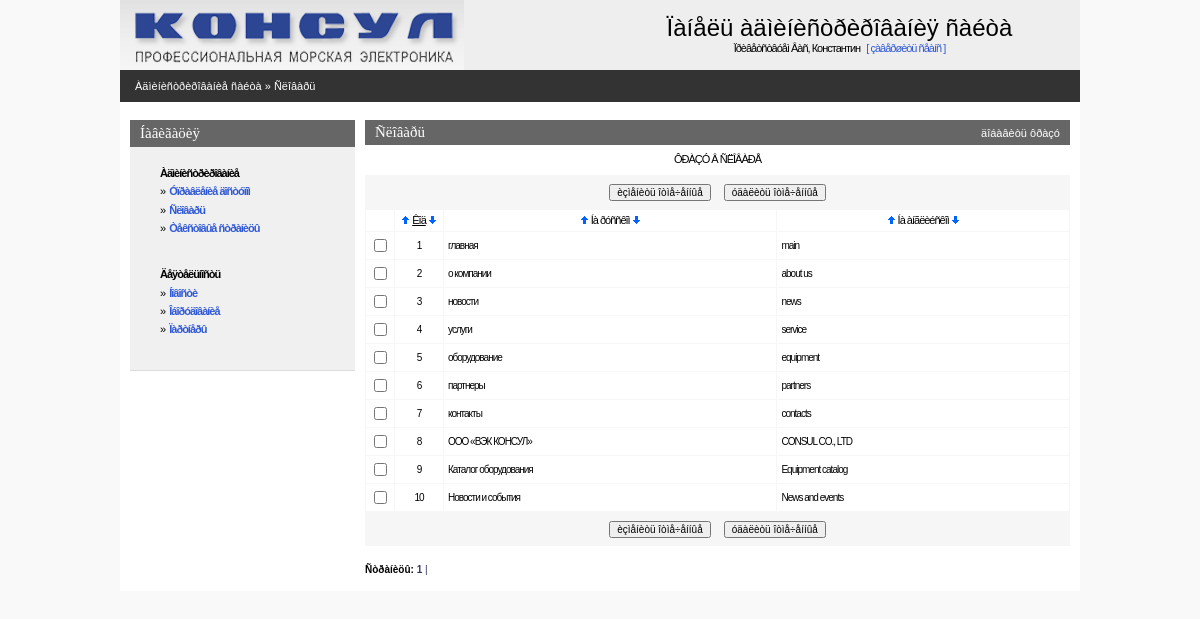
The page /admin/dict.php (signed in) on the database as committed earlier.
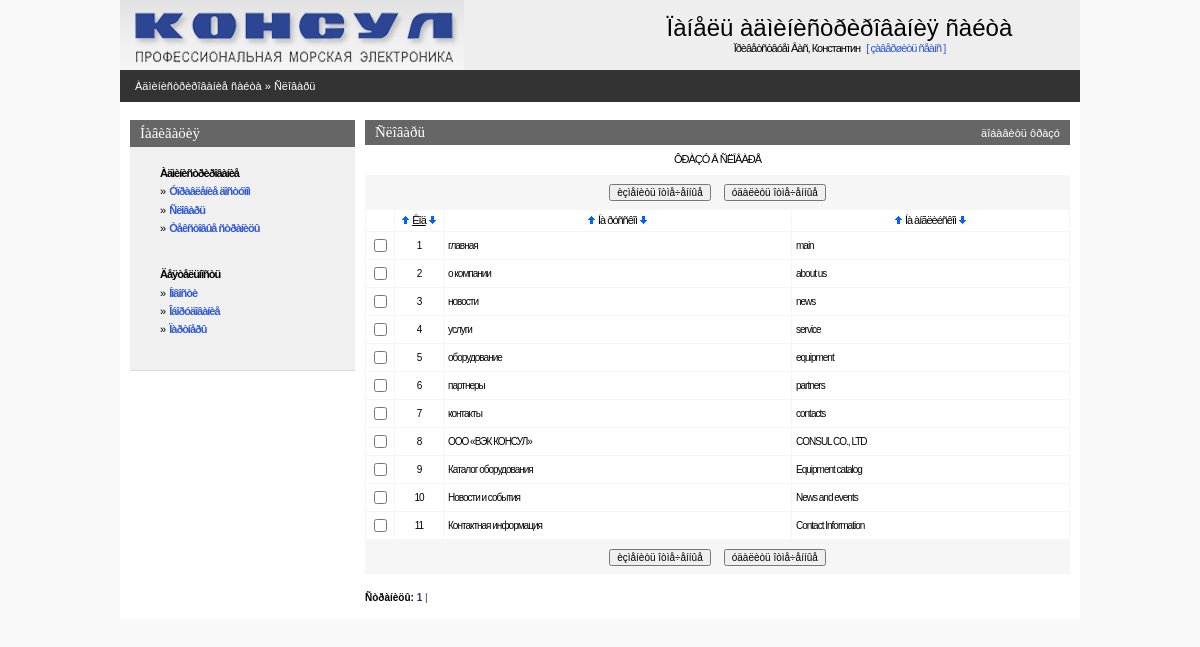
The same page on the database as committed later.
### tables this page shows
CREATE TABLE IF NOT EXISTS `consul_dict` (
  `dict_code` int(11) NOT NULL AUTO_INCREMENT,
  `dict_ru` varchar(250) NOT NULL,
  `dict_en` varchar(250) NOT NULL,
  PRIMARY KEY (`dict_code`)
);

### admin/inc/session.php (called while the page is built, shortened)
<?php
   $REGUSER["code"]=$_SESSION["REGUSER"]["code"];
   $REGUSER["name"]=$_SESSION["REGUSER"]["name"];
   $REGUSER["login"]=$_SESSION["REGUSER"]["login"];
   $REGUSER["pass"]=$_SESSION["REGUSER"]["pass"];
   $REGUSER["email"]=$_SESSION["REGUSER"]["email"];
   $REGUSER["radmin"]=$_SESSION["REGUSER"]["radmin"];
   $REGUSER["rtext"]=$_SESSION["REGUSER"]["rtext"];
   $REGUSER["rnews"]=$_SESSION["REGUSER"]["rnews"];
   $REGUSER["requipment"]=$_SESSION["REGUSER"]["requipment"];
   $REGUSER["rpartner"]=$_SESSION["REGUSER"]["rpartner"];
?>

### admin/inc/connect.php (called while the page is built, shortened)
<?php
    $PHP_SELF=$_SERVER['PHP_SELF'];
?>

### admin/inc/const.php (called while the page is built, shortened)
<?php
    $PREFFIX="consul";
?>

### admin/dict.php (the view, shortened to what this page needs)
<?php
include("inc/settings.php");
$per_page=50;
if(!($sortby)) $sortby='dict_code'; else {$sortby=explode(" ",$sortby);$sortby=$sortby[0];}
if(!isset($sortdir)) {$sortdir="";$realsortdir="ASC"; }
else if(!intval($sortdir)) {$sortdir="";$realsortdir="ASC";} else {$sortdir="1";$realsortdir="DESC";}
$mainquery="select {$PREFFIX}_dict.dict_code, dict_ru, dict_en
            from {$PREFFIX}_dict
            order by $sortby $realsortdir";
?>
<? include ("inc/head.php"); ?>
<BODY>
<center>
<div class=mainbody>
<? include("inc/top.php");?>
<table Border=0 CellSpacing=0 CellPadding=0 width=100%>
  <tr><td class=pageline>
     <div class=wmiddletext><a href="main.php">Àäìèíèñòðèðîâàíèå ñàéòà</a> &#187; <a href="dict.php">Ñëîâàðü</a></div>
  </td></tr>
</table>
<table Border=0 CellSpacing=0 CellPadding=0 class=mainbody>
 <tr valign=top>
  <td width=10></td>
  <? include("inc/leftmenu.php"); ?>
  <td width=10></td>
  <td>
<?php
echo"<form name='data' action=$PHP_SELF method=POST>";
?>
<table class=grayhead Border=0 CellSpacing=0 CellPadding=0 >
 <tr class=normaltext>
  <td ><div ><h4>Ñëîâàðü</h4></div></td>
  <td align=right class=wmiddletext><a class=submenu onclick="displayform(this,'äîáàâèòü ôðàçó')">äîáàâèòü ôðàçó</a></td>
 </tr>
</table>
<table Border=0 CellSpacing=0 class=pagebluetable CellPadding=0 >
 <tr><td class=lmenutext height=30 bgcolor=#ffffff align="center">ÔÐÀÇÓ Â ÑËÎÂÀÐÅ</td></tr>
</table>
<?php
$res=mysql_query ($mainquery) or die ("Íå ìîãó âûáðàòü ôðàçû. Îøèáêà â çàïðîñå.");
  $num_rows=mysql_num_rows($res);
  if($num_rows)
  {
      $page_quant=ceil($num_rows / $per_page);
  }
?>
<table Border=0 CellSpacing=0 class=pagebluetable CellPadding=0>
 <tr><td>
 <center>
 <table>
 <tr height=30 >
    <td><input type=button onClick=Send('U') value='èçìåíèòü îòìå÷åííûå' class=smalltext></td>
    <td width=5></td>
    <td><input type=button onClick=ConfirmSend('D') value='óäàëèòü îòìå÷åííûå'  class=smalltext></td>
 </tr>
 </table>
 </td></tr>
</table>
<table Border=0 CellSpacing=1 class=bluetable CellPadding=4 width=100%>
  <tr class=lmenutext height=20 align=center bgcolor=#ffffff>
    <td width=20>&nbsp;</td>
    <td width=40><?=SortTitle("Êîä","dict_code",$sortby,$sortdir);?></td>
    <td><?=SortTitle("Íà ðóññêîì","dict_ru",$sortby,$sortdir);?></td>
    <td><?=SortTitle("Íà àíãëèéñêîì","dict_en",$sortby,$sortdir);?></td>
<?php
  if($num_rows)
  {
      $page_quant=ceil($num_rows / $per_page);
    $start_pos=$curr_page*$per_page;
    if ($start_pos+$per_page<$num_rows) $end_pos=$start_pos+$per_page;
       else $end_pos=$num_rows;
    for ($x=$start_pos; $x<$end_pos; $x++)
    {
    list($dict_code,$dict_ru,$dict_en)=mysql_fetch_array($res);
    $checkname=$dict_code;
    echo"<tr class=edittabletext height=24 bgcolor=#ffffff>";
    echo"<TD width=20 align=center ><input type='checkbox' name=\"C#$checkname\" id=\"C#$checkname\"></TD>";
    echo"<TD class=smalltext width=40 align=center >$dict_code</TD>";
    echo"<TD class=smalltext ondblclick='change_line(\"$checkname\",\"F#$checkname#dict_ru#string\");' id=\"F#$checkname#dict_ru#string\">".Show($dict_ru)."</TD>\n";
    echo"<TD class=smalltext ondblclick='change_line(\"$checkname\",\"F#$checkname#dict_en#string\");' id=\"F#$checkname#dict_en#string\">".Show($dict_en)."</TD>\n";
    echo"</TR>\n";
    }
  }
?>
<table Border=0 CellSpacing=0 class=pagebluetable CellPadding=0 width=95%>
 <tr><td>
 <center>
 <table>
 <tr height=30 >
    <td><input type=button onClick=Send('U') value='èçìåíèòü îòìå÷åííûå' class=smalltext></td>
    <td width=5></td>
    <td><input type=button onClick=ConfirmSend('D') value='óäàëèòü îòìå÷åííûå'  class=smalltext></td>
 </tr>
 </table>
 </td></tr>
</table>
<br>
<?php
echo"<div align=left class=smalltext><b>Ñòðàíèöû:</b>  ";
for ($i=1;$i<$page_quant+1;$i++)
 {
   $y=$i-1;
   if ($curr_page==$y) {$t1="<b>";$t2="</b>";} else {$t1="";$t2="";}
   echo"<a class=blue href=$PHP_SELF?curr_page=$y&sortby=$sortby&sortdir=$sortdir>$t1 $i $t2|</a>&nbsp";
 }
echo"</div>";
?>
    <td width=10></td>
</center>
</BODY>
</HTML>

### admin/inc/head.php (shortened to what this page needs)
<HTML>
<HEAD>
   <LINK REL=stylesheet HREF="css/styles.css" TYPE="text/css">
</HEAD>

### admin/inc/top.php (shortened to what this page needs)
<table Border=0 CellSpacing=0 CellPadding=0 width=100%>
 <tr  style="padding:10px;" bgcolor=#eeeeee>
    <td><img src="../img/logo.gif" border=0></td>
    <td align=center>
       <h1>Ïàíåëü àäìèíèñòðèðîâàíèÿ ñàéòà</h1>
       <span class=lmenupart>Ïðèâåòñòâóåì Âàñ, <?=$REGUSER["name"]?> <a class=lmenupart href="index.php?op=out"> &nbsp;&nbsp;[&nbsp;çàâåðøèòü ñåàíñ&nbsp;]</a></span>
    </td>
 </tr>
</table>

### admin/inc/leftmenu.php (shortened to what this page needs)
<td class=leftpanel>
<table CellSpacing=0 CellPadding=0>
<tr><td class=bluehead><h4>Íàâèãàöèÿ</h4><td></tr>
<tr><td class=blueblock>
<div style="margin-left:20px">
<?php
if( isAllowed("radmin")||isAllowed(rtext))
{
echo"<p><div class=lmenupart><b>Àäìèíèñòðèðîâàíèå</b></div>";
if( isAllowed("radmin"))
		echo"<div class=lmenupart>&#187;&nbsp; <b><a href=\"admin.php\">Óïðàâëåíèå äîñòóïîì</a></b></div>";
if( isAllowed("rtext"))
  {
    echo"<div class=lmenupart>&#187;&nbsp; <b><a href=\"dict.php\">Ñëîâàðü</a></b></div>";
    echo"<div class=lmenupart>&#187;&nbsp; <b><a href=\"textpage.php\">Òåêñòîâûå ñòðàíèöû</a></b></div>";
  }
}
if(isAllowed(("rnews")) || (isAllowed("requipment")) || (isAllowed("rpartner")))
{
	echo "<br><p><div class=lmenupart><b>Äåÿòåëüíîñòü</b></div>";
	if (isAllowed("rnews")) echo"<div class=lmenupart>&#187;&nbsp; <b><a href=\"newspage.php\"> Íîâîñòè </a></b></div>";
	if (isAllowed("requipment")) echo"<div class=lmenupart>&#187;&nbsp; <b><a href=\"catalogpage.php\">Îáîðóäîâàíèå</a></b></div>";
	if (isAllowed("rpartner")) echo"<div class=lmenupart>&#187;&nbsp; <b><a href=\"partnerpage.php\">Ïàðòíåðû</a></b></div>";
}
?>
</div>
<br>
<td></tr>
</table>
  <td>

### admin/inc/functions.php (shortened to what this page needs)
<?php
function Show($val)
{    if (trim($val)=="") return "&nbsp"; else return $val; }
function SortTitle($title,$fieldname,$sortby,$sortdir)
{
  $baseurl=preg_replace("/&sortby=.*/i","",$_SERVER['REQUEST_URI']);
  $baseurl=preg_replace("/&sortdir=[0|1]/i","",$baseurl);
  if(!strpos($baseurl,"?")) $baseurl.="?a=1";
  if($fieldname==$sortby)
  {
       $t1="<u>";$t2="</u>";
       if($sortdir==1) $c1="border=1";else $c1="border=0";
       if($sortdir==0) $c0="border=1";else $c0="border=0";
  }
  else { $t1=$t2=""; $c1=$c0="border=0"; }
  return "<a href=\"$baseurl&sortby=$fieldname&sortdir=0\" ><img class=\"arr\" title=\"ñîðòèðîâàòü ïî âîçðàñòàíèþ\" alt=\"ñîðòèðîâàòü ïî âîçðàñòàíèþ\" src=\"graph/uarr.gif\" width=9 height=10 $c0></a>&nbsp;{$t1}$title{$t2}&nbsp;<a href=\"$baseurl&sortby=$fieldname&sortdir=1\"><img class=\"arr\" title=\"ñîðòèðîâàòü ïî óáûâàíèþ\" alt=\"ñîðòèðîâàòü ïî óáûâàíèþ\" src=\"graph/darr.gif\" width=9 height=10 $c1 ></a></div>";
}
function isAllowed($right)
{
    global $PREFFIX,$REGUSER;
    return ($REGUSER[$right]);
}
?>

### admin/css/styles.css (style rules this page uses)
body { padding:0px; margin:0px; background-color:#f9f9f9; }
a { text-decoration : none; color: #3059D6; }
img { border-color: #000000; }
.mainbody { width:960px; background-color:#ffffff; }
.pageline { height:32px; background-color:#333333; padding-left:15px; }
.grayhead { width:100%; height:25px; padding-left:10px; padding-right:10px; background-color:#666666; }
.pagebluetable { width:100%; background-color:#f6f6f6; }
.bluetable { background-color:#f6f6f6; }
.leftpanel { width:225px; font-size:8px; }
.lmenupart { text-decoration:none; letter-spacing: -1px; line-height:10pt; margin-bottom:5px; font-size:11px; font-family: Verdana,Arial,Helvetica,Sans-serif,Tahoma,Pragmatica; }
.lmenutext { text-decoration:none; letter-spacing: -1px; line-height:10pt; margin-left:10px; margin-right:10px; margin-top:3px; margin-bottom:3px; font-size:11px; font-family: Verdana,Arial,Helvetica,Sans-serif,Tahoma,Pragmatica; }
.edittabletext { color:#666666; text-decoration:none; letter-spacing: -1px; line-height:12pt; font-size:11px; font-family: Verdana,Arial,Helvetica,Sans-serif,Tahoma,Pragmatica; }
.bluehead { width:220px; height:27px; padding-left:10px; background-color:#666666; }
.blueblock { width:220px; padding:10px; background-color:#f0f0f0; border-bottom: 1px solid #DCDCDD; }
H1 { text-decoration:none; font-weight:normal; padding:0; margin:0; font-family: Arial, Verdana; font-size : 24px; }
H4 { text-decoration:none; font-weight:normal; color:#ffffff; padding:0; margin:0; font-family: Verdana; font-size : 15px; }
.submenu { cursor:hand;cursor:pointer; }
p { text-decoration:none; padding:0; margin-top:10px; margin-bottom:0px; }
.normaltext { text-decoration:none; color:#000066; font-family:Verdana, Tahoma, Arial, Helvetica, Sans-serif, Pragmatica; font-size:12px; }
.smalltext { text-decoration:none; color:#000000; font-family:Verdana, Tahoma, Arial, Helvetica, Sans-serif, Pragmatica; font-size:10px; }
.wmiddletext { text-decoration:none; color:#ffffff; font-family:Verdana, Tahoma, Arial, Helvetica, Sans-serif, Pragmatica; font-size:11px; }
.wmiddletext a { text-decoration:none; color:#ffffff; }
.blue { color: #333366; }
.arr { position:relative;top:1px; }

Rows that differ between the two databases and show on the page:
added consul_dict: dict_code "11", dict_ru "Контактная информация", dict_en "Contact Information"
